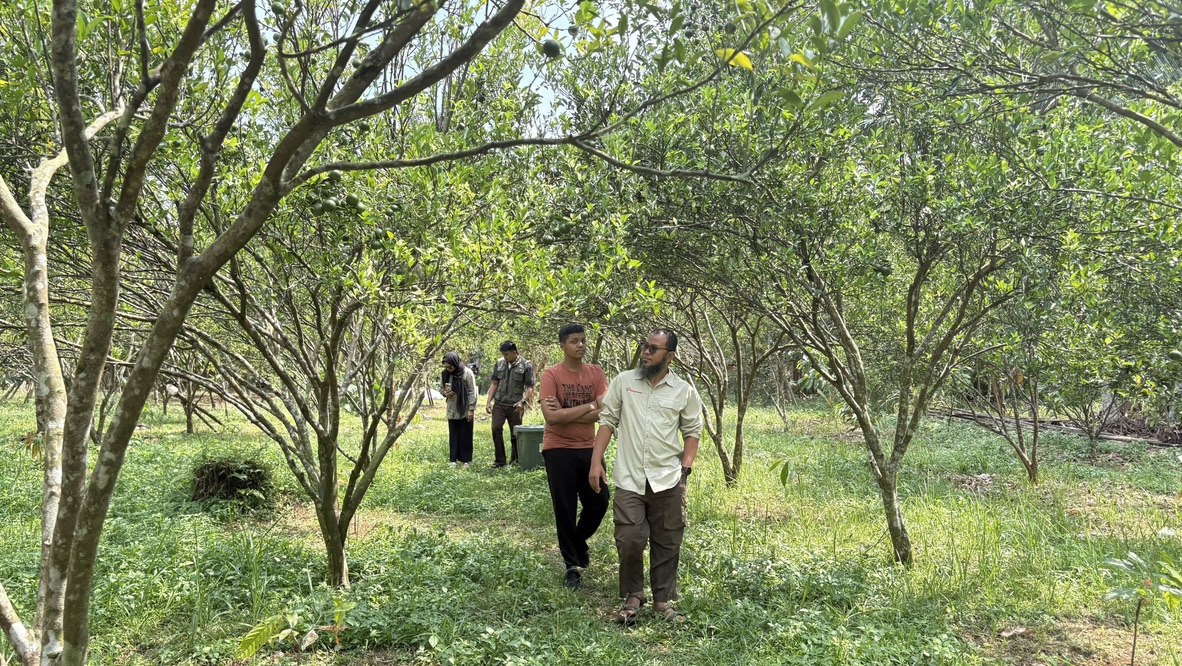
#> input picture Clients/Work/company-profile/_visit_raw/B7DA6AD2-8DF4-4CA8-9901-6244FE0216D7_1_105_c.jpeg, 1182 x 666 px
$ python build_banner.py
#> lines starting #> are read from the running program, lines starting #| are printed output that depends on the picture
"""Banner konsorsium KGF: foto kebun agroforestry + logo mitra.

Dibuat 31 Agustus 2026. Foto asli dari kunjungan lapangan (_visit_raw),
bukan gambar hasil AI. Jalankan ulang untuk mengubah ukuran atau urutan logo.
"""
from PIL import Image, ImageDraw, ImageFilter

W, H = 2400, 820
BAR = 230                      # tinggi bilah putih tempat logo
PHOTO_H = H - BAR
A = "assets_from_c3"
BG = "_visit_raw/B7DA6AD2-8DF4-4CA8-9901-6244FE0216D7_1_105_c.jpeg"

def fit(path, h):
    im = Image.open(path).convert("RGBA")
    im = im.crop(im.getbbox())
    return im.resize((round(im.width * h / im.height), h), Image.LANCZOS)

# --- latar: foto kebun, di-crop panoramik ---
src = Image.open(BG).convert("RGB")
#> src is the input picture: PIL image 1182x666 RGB; mean R, G, B 125.8, 136.1, 95.1
scale = max(W / src.width, PHOTO_H / src.height)
#> scale = 2.03
src = src.resize((round(src.width * scale), round(src.height * scale)), Image.LANCZOS)
#> src: PIL image 2400x1352 RGB
top = round((src.height - PHOTO_H) * 0.55)     # geser turun: kaki orang tidak terpotong
#> top = 419
photo = src.crop((0, top, W, top + PHOTO_H))
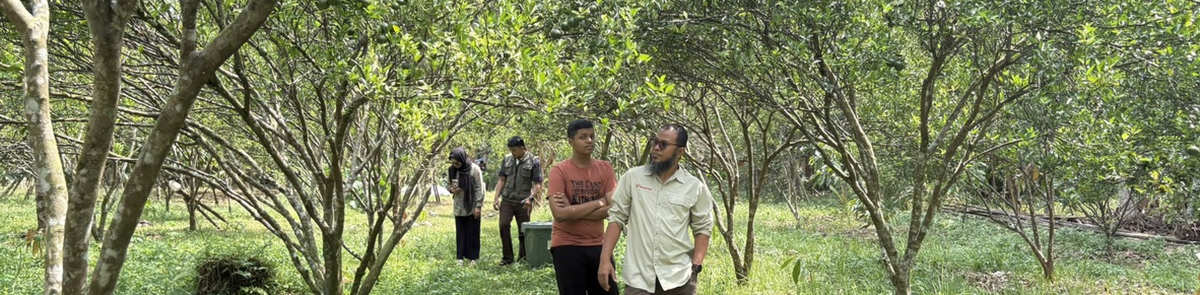
#> photo: PIL image 2400x590 RGB (shown at 1/2 size); mean R, G, B 123.3, 130, 92

canvas = Image.new("RGBA", (W, H), (255, 255, 255, 255))
#> canvas: PIL image 2400x820 RGBA; every value is 255
canvas.paste(photo, (0, 0))
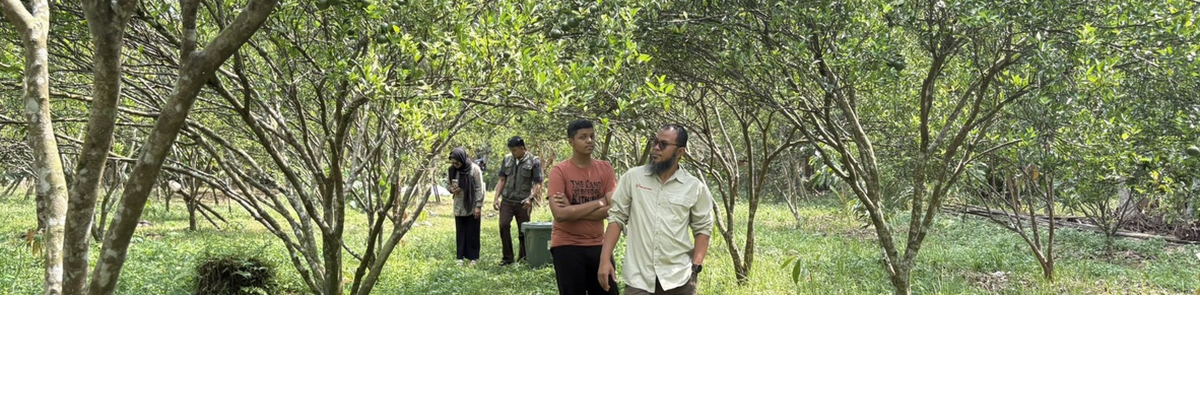
#> canvas: PIL image 2400x820 RGBA (shown at 1/2 size); mean R, G, B, A 160.2, 165, 137.7, 255

# gradasi gelap di bawah supaya batas ke bilah putih tidak mentah
grad = Image.new("L", (1, PHOTO_H))
for y in range(PHOTO_H):
    t = max(0.0, (y - PHOTO_H * 0.55) / (PHOTO_H * 0.45))
    grad.putpixel((0, y), int(120 * t ** 1.6))
shade = Image.new("RGBA", (W, PHOTO_H), (12, 34, 18, 255))
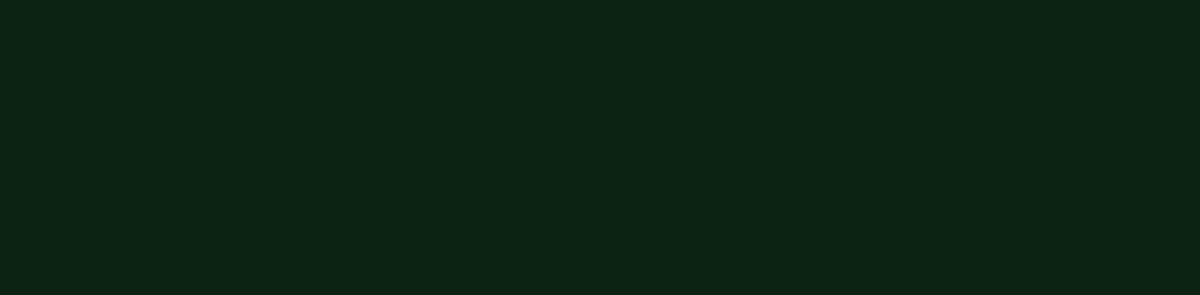
#> shade: PIL image 2400x590 RGBA (shown at 1/2 size); mean R, G, B, A 12, 34, 18, 255
shade.putalpha(grad.resize((W, PHOTO_H)))
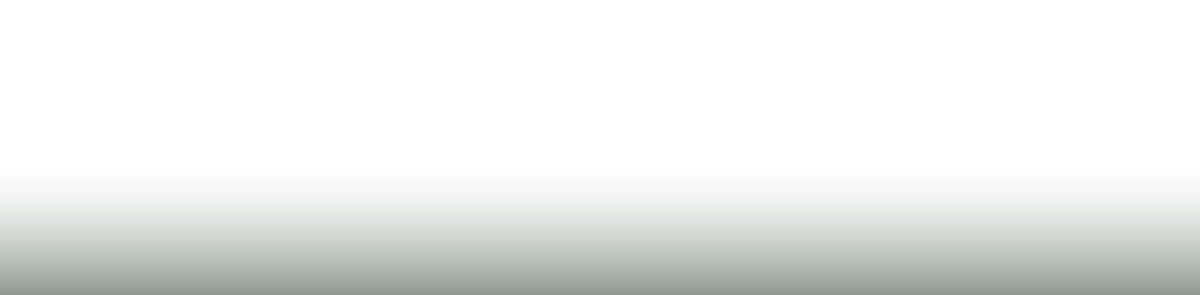
#> shade: PIL image 2400x590 RGBA (shown at 1/2 size); mean R, G, B, A 12, 34, 18, 20.4; transparent parts drawn white
canvas.alpha_composite(shade, (0, 0))
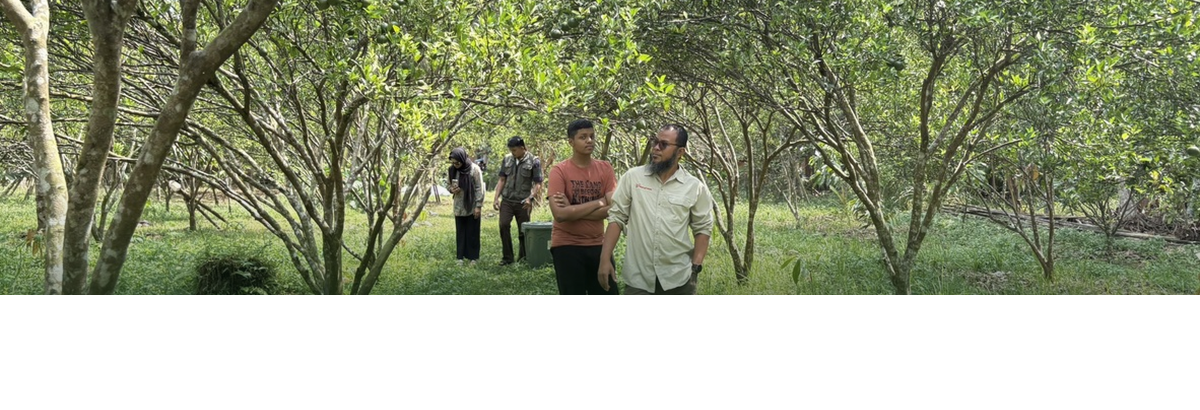
#> canvas: PIL image 2400x820 RGBA (shown at 1/2 size); mean R, G, B, A 153.3, 158.7, 133, 255

# --- bilah logo ---
d = ImageDraw.Draw(canvas)
d.rectangle([0, PHOTO_H, W, H], fill=(255, 255, 255, 255))
d.rectangle([0, PHOTO_H, W, PHOTO_H + 6], fill=(198, 163, 26, 255))   # garis emas aGROWforests

PAD, CY = 80, PHOTO_H + BAR // 2

# kiri: KGF
kgf = fit(f"{A}/logo_kgf.png", 168)
#> (the run stopped early here; a loop or call above may not have finished)

$ run again, with Clients/Work/company-profile/_visit_raw/0A67E36E-469A-4A0F-872F-C48F45F03CE6_1_105_c.jpeg copied over Clients/Work/company-profile/_visit_raw/B7DA6AD2-8DF4-4CA8-9901-6244FE0216D7_1_105_c.jpeg
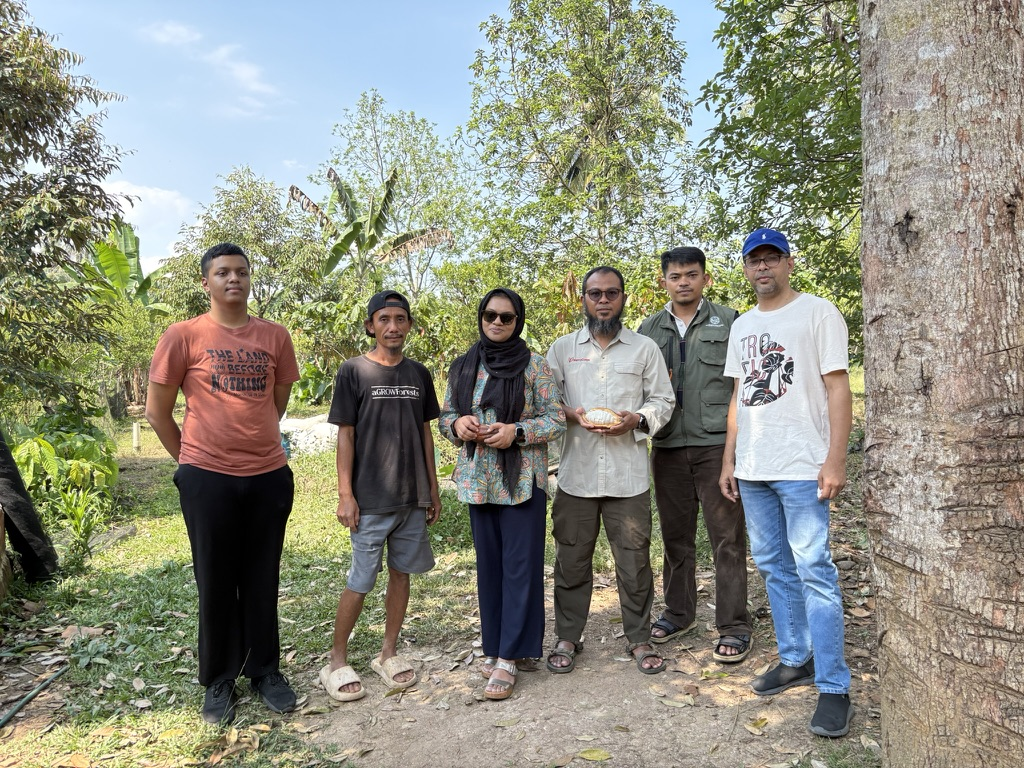
#> input picture Clients/Work/company-profile/_visit_raw/0A67E36E-469A-4A0F-872F-C48F45F03CE6_1_105_c.jpeg, 1024 x 768 px
#> src is the input picture: PIL image 1024x768 RGB; mean R, G, B 141.7, 142.7, 128.9
#> src: PIL image 2400x1800 RGB
#> `photo = src.crop((0, top, W, top + PHOTO_H))`:
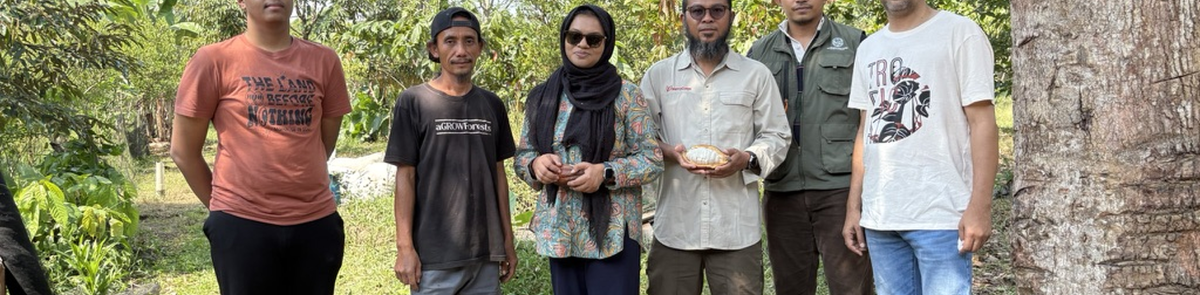
#> photo: PIL image 2400x590 RGB (shown at 1/2 size); mean R, G, B 131.1, 124.9, 106.6
#> `canvas.alpha_composite(shade, (0, 0))`:
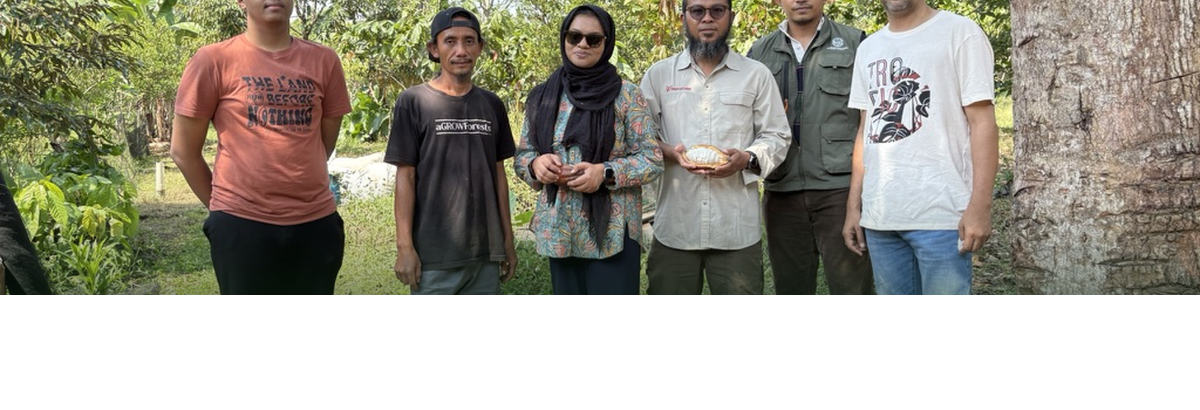
#> canvas: PIL image 2400x820 RGBA (shown at 1/2 size); mean R, G, B, A 160.5, 157.3, 144.1, 255

$ run again, with Clients/Work/company-profile/_visit_raw/28C62CEF-66C0-44A3-BB7A-1AD16192BCDC_1_105_c.jpeg copied over Clients/Work/company-profile/_visit_raw/B7DA6AD2-8DF4-4CA8-9901-6244FE0216D7_1_105_c.jpeg
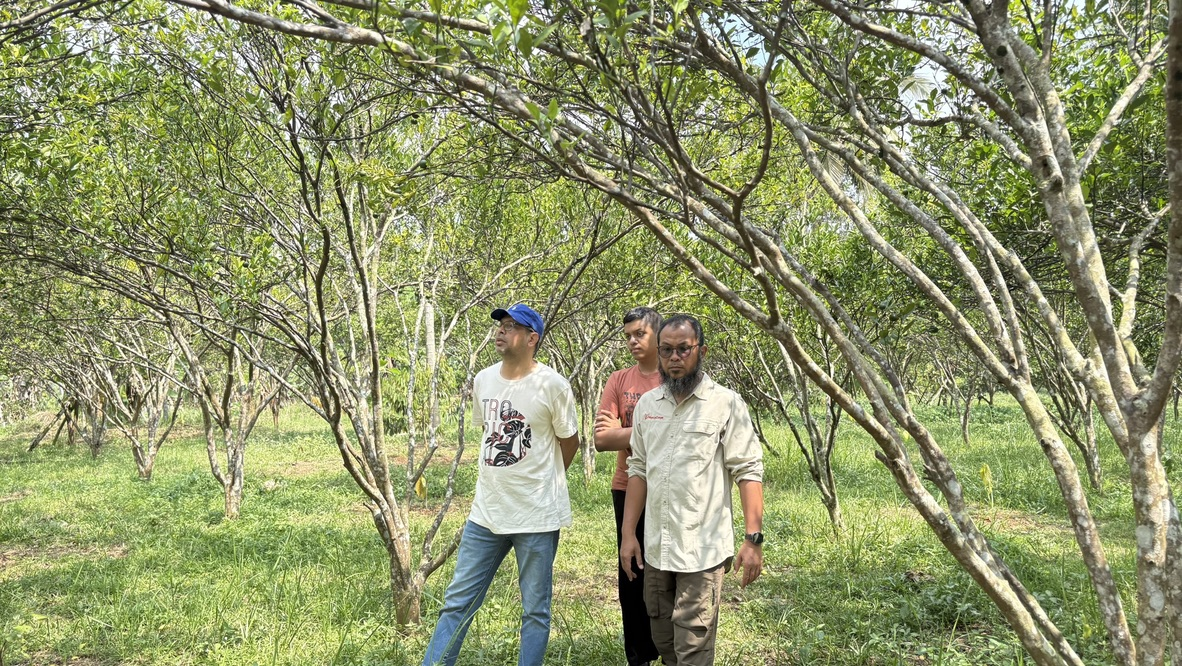
#> input picture Clients/Work/company-profile/_visit_raw/28C62CEF-66C0-44A3-BB7A-1AD16192BCDC_1_105_c.jpeg, 1182 x 666 px
#> src is the input picture: PIL image 1182x666 RGB; mean R, G, B 141.6, 147.8, 105.5
#> src: PIL image 2400x1352 RGB
#> `photo = src.crop((0, top, W, top + PHOTO_H))`:
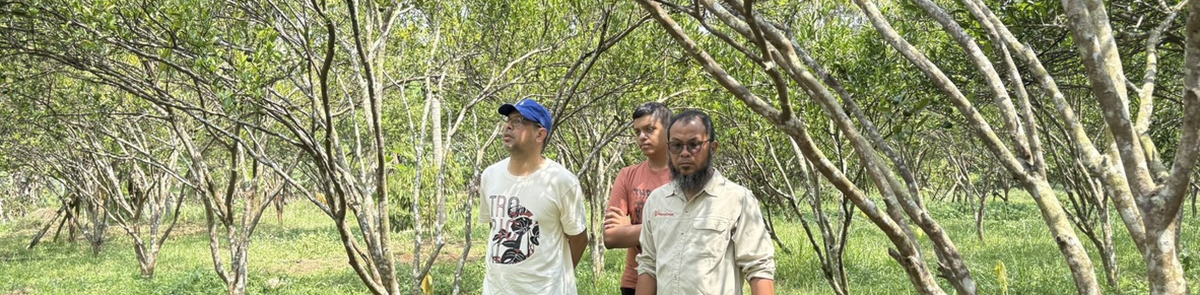
#> photo: PIL image 2400x590 RGB (shown at 1/2 size); mean R, G, B 147.4, 150.6, 111
#> `canvas.alpha_composite(shade, (0, 0))`:
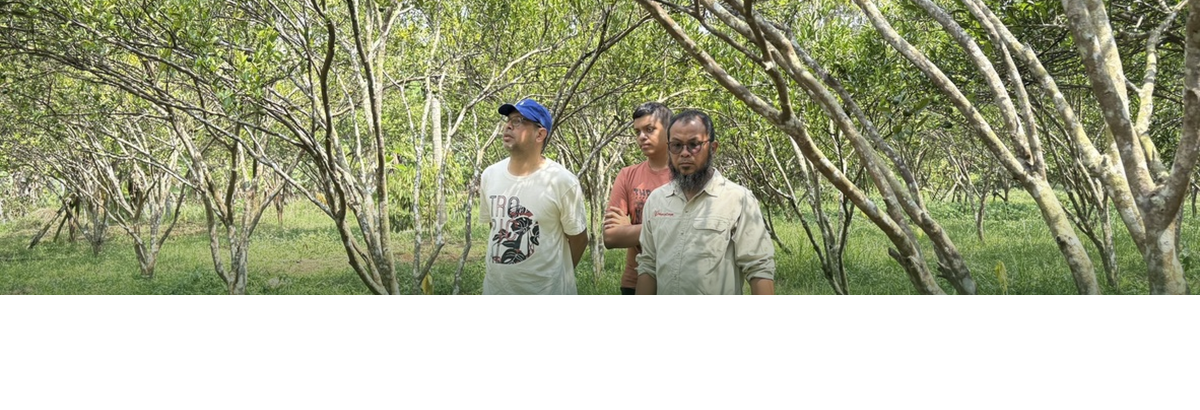
#> canvas: PIL image 2400x820 RGBA (shown at 1/2 size); mean R, G, B, A 168.7, 171.9, 145.2, 255

$ run again, with Clients/Work/company-profile/_visit_raw/32C893F8-7748-4207-86C7-563E282EA2BE_1_105_c.jpeg copied over Clients/Work/company-profile/_visit_raw/B7DA6AD2-8DF4-4CA8-9901-6244FE0216D7_1_105_c.jpeg
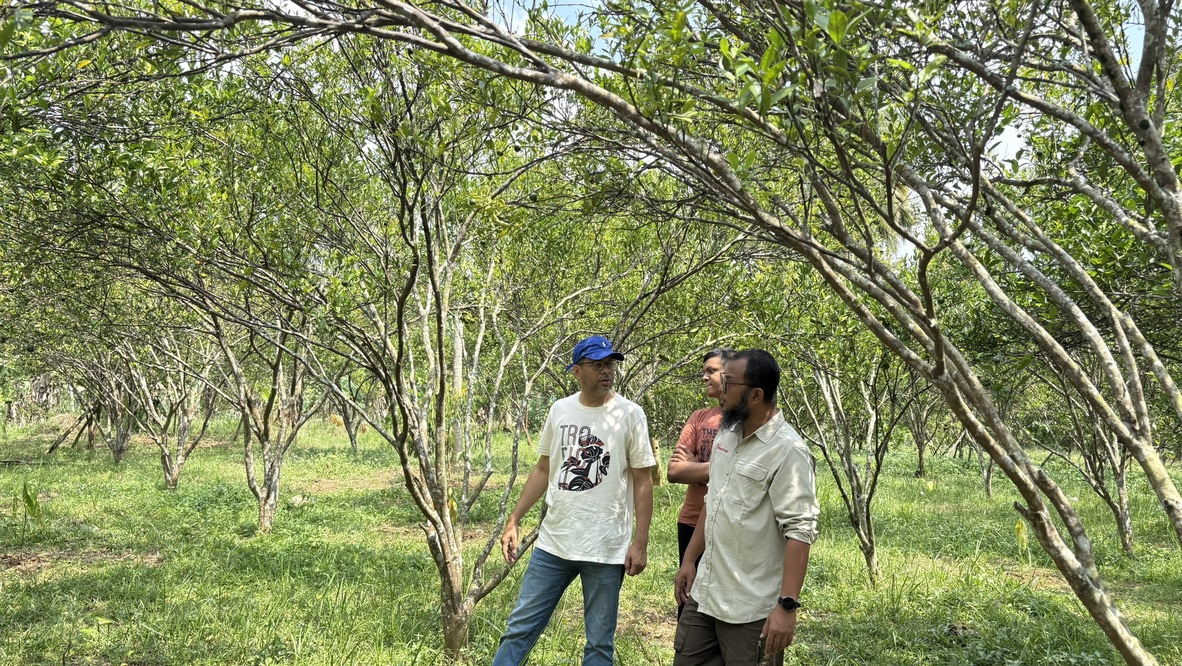
#> input picture Clients/Work/company-profile/_visit_raw/32C893F8-7748-4207-86C7-563E282EA2BE_1_105_c.jpeg, 1182 x 666 px
#> src is the input picture: PIL image 1182x666 RGB; mean R, G, B 128.1, 135.9, 93.9
#> src: PIL image 2400x1352 RGB
#> `photo = src.crop((0, top, W, top + PHOTO_H))`:
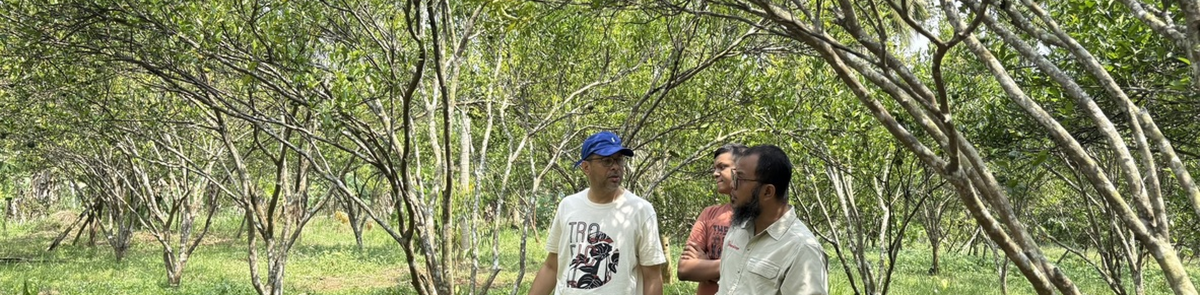
#> photo: PIL image 2400x590 RGB (shown at 1/2 size); mean R, G, B 129.7, 134.8, 94.7
#> `canvas.alpha_composite(shade, (0, 0))`:
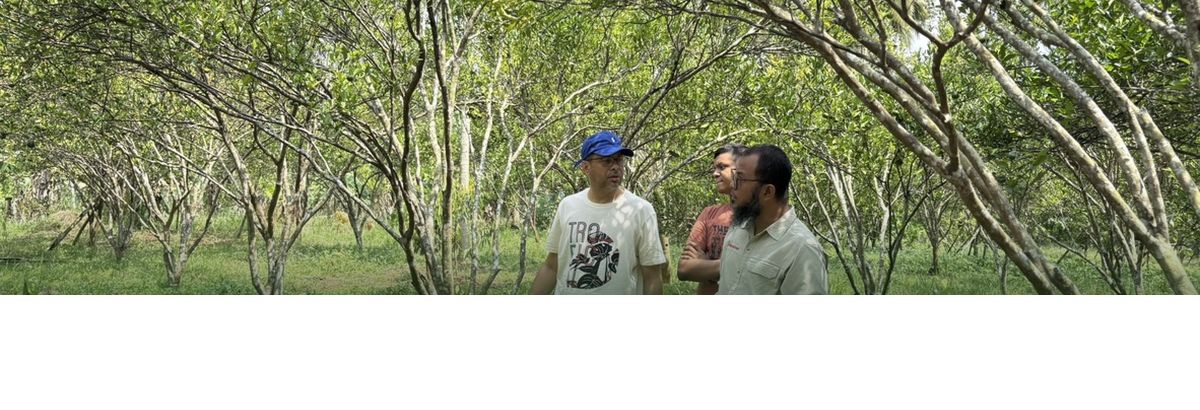
#> canvas: PIL image 2400x820 RGBA (shown at 1/2 size); mean R, G, B, A 156.8, 161.4, 134.1, 255
